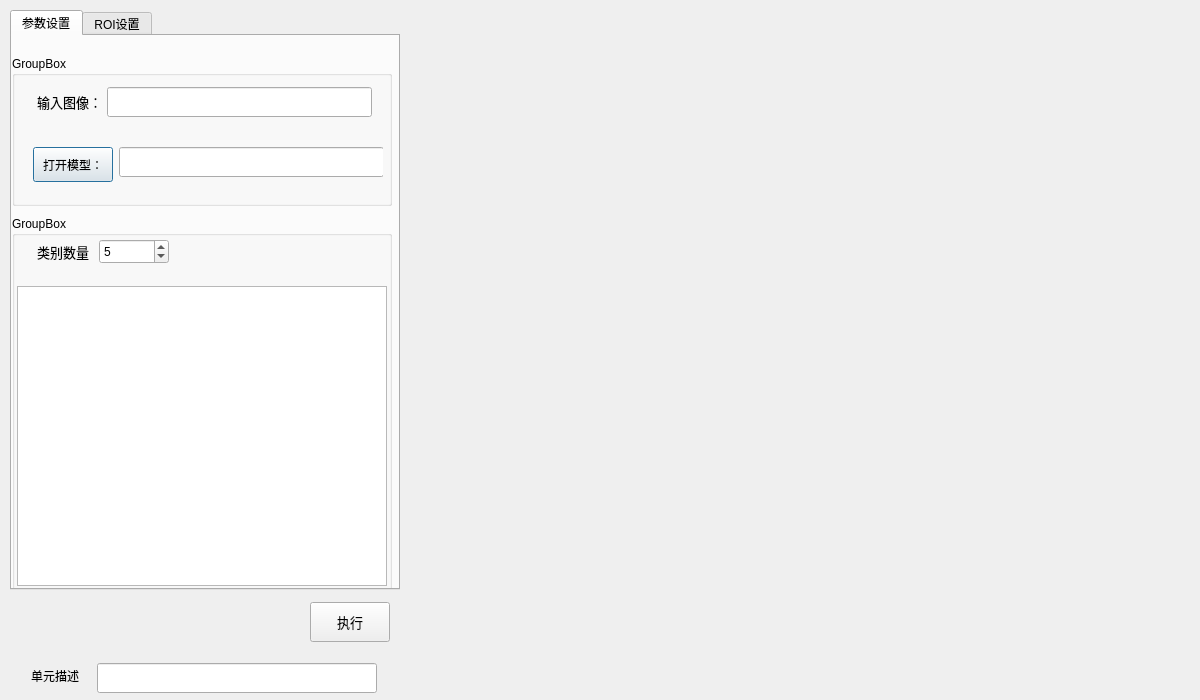
<?xml version="1.0" encoding="UTF-8"?>
<ui version="4.0">
 <class>FramYoloV11SegmentClass</class>
 <widget class="QDialog" name="FramYoloV11SegmentClass">
  <property name="geometry">
   <rect>
    <x>0</x>
    <y>0</y>
    <width>1200</width>
    <height>700</height>
   </rect>
  </property>
  <property name="minimumSize">
   <size>
    <width>1200</width>
    <height>700</height>
   </size>
  </property>
  <property name="maximumSize">
   <size>
    <width>1200</width>
    <height>700</height>
   </size>
  </property>
  <property name="windowTitle">
   <string>FramYoloV11Segment</string>
  </property>
  <widget class="QWidget" name="widgetImageShow" native="true">
   <property name="geometry">
    <rect>
     <x>400</x>
     <y>1</y>
     <width>800</width>
     <height>700</height>
    </rect>
   </property>
   <property name="minimumSize">
    <size>
     <width>800</width>
     <height>700</height>
    </size>
   </property>
   <property name="maximumSize">
    <size>
     <width>800</width>
     <height>700</height>
    </size>
   </property>
  </widget>
  <widget class="QWidget" name="widgetToolSet" native="true">
   <property name="geometry">
    <rect>
     <x>0</x>
     <y>10</y>
     <width>400</width>
     <height>700</height>
    </rect>
   </property>
   <property name="minimumSize">
    <size>
     <width>400</width>
     <height>700</height>
    </size>
   </property>
   <property name="maximumSize">
    <size>
     <width>400</width>
     <height>700</height>
    </size>
   </property>
   <widget class="QTabWidget" name="tabWidget">
    <property name="geometry">
     <rect>
      <x>10</x>
      <y>0</y>
      <width>390</width>
      <height>580</height>
     </rect>
    </property>
    <property name="minimumSize">
     <size>
      <width>390</width>
      <height>580</height>
     </size>
    </property>
    <property name="maximumSize">
     <size>
      <width>390</width>
      <height>580</height>
     </size>
    </property>
    <property name="currentIndex">
     <number>0</number>
    </property>
    <widget class="QWidget" name="widget_2">
     <attribute name="title">
      <string>参数设置</string>
     </attribute>
     <widget class="QGroupBox" name="groupBox_2">
      <property name="geometry">
       <rect>
        <x>0</x>
        <y>20</y>
        <width>380</width>
        <height>150</height>
       </rect>
      </property>
      <property name="minimumSize">
       <size>
        <width>380</width>
        <height>150</height>
       </size>
      </property>
      <property name="maximumSize">
       <size>
        <width>380</width>
        <height>150</height>
       </size>
      </property>
      <property name="title">
       <string>GroupBox</string>
      </property>
      <widget class="QWidget" name="layoutWidget">
       <property name="geometry">
        <rect>
         <x>10</x>
         <y>20</y>
         <width>361</width>
         <height>51</height>
        </rect>
       </property>
       <layout class="QHBoxLayout" name="horizontalLayout">
        <item>
         <spacer name="horizontalSpacer">
          <property name="orientation">
           <enum>Qt::Horizontal</enum>
          </property>
          <property name="sizeHint" stdset="0">
           <size>
            <width>40</width>
            <height>20</height>
           </size>
          </property>
         </spacer>
        </item>
        <item>
         <widget class="QLabel" name="label_4">
          <property name="sizePolicy">
           <sizepolicy hsizetype="Fixed" vsizetype="Fixed">
            <horstretch>0</horstretch>
            <verstretch>0</verstretch>
           </sizepolicy>
          </property>
          <property name="maximumSize">
           <size>
            <width>60</width>
            <height>25</height>
           </size>
          </property>
          <property name="font">
           <font>
            <family>微软雅黑</family>
            <pointsize>10</pointsize>
           </font>
          </property>
          <property name="text">
           <string>输入图像：</string>
          </property>
         </widget>
        </item>
        <item>
         <spacer name="horizontalSpacer_2">
          <property name="orientation">
           <enum>Qt::Horizontal</enum>
          </property>
          <property name="sizeHint" stdset="0">
           <size>
            <width>40</width>
            <height>20</height>
           </size>
          </property>
         </spacer>
        </item>
        <item>
         <widget class="QLineEdit" name="qLineEditNodeSource">
          <property name="sizePolicy">
           <sizepolicy hsizetype="Fixed" vsizetype="Fixed">
            <horstretch>0</horstretch>
            <verstretch>0</verstretch>
           </sizepolicy>
          </property>
          <property name="minimumSize">
           <size>
            <width>265</width>
            <height>30</height>
           </size>
          </property>
          <property name="maximumSize">
           <size>
            <width>265</width>
            <height>30</height>
           </size>
          </property>
         </widget>
        </item>
       </layout>
      </widget>
      <widget class="QWidget" name="layoutWidget_2">
       <property name="geometry">
        <rect>
         <x>10</x>
         <y>80</y>
         <width>361</width>
         <height>51</height>
        </rect>
       </property>
       <layout class="QHBoxLayout" name="horizontalLayout_2">
        <item>
         <spacer name="horizontalSpacer_3">
          <property name="orientation">
           <enum>Qt::Horizontal</enum>
          </property>
          <property name="sizeHint" stdset="0">
           <size>
            <width>40</width>
            <height>20</height>
           </size>
          </property>
         </spacer>
        </item>
        <item>
         <widget class="QPushButton" name="pushButtonOpenModel">
          <property name="minimumSize">
           <size>
            <width>0</width>
            <height>35</height>
           </size>
          </property>
          <property name="text">
           <string>打开模型：</string>
          </property>
         </widget>
        </item>
        <item>
         <spacer name="horizontalSpacer_4">
          <property name="orientation">
           <enum>Qt::Horizontal</enum>
          </property>
          <property name="sizeHint" stdset="0">
           <size>
            <width>40</width>
            <height>20</height>
           </size>
          </property>
         </spacer>
        </item>
        <item>
         <widget class="QLineEdit" name="qLineEditNodeSource_2">
          <property name="sizePolicy">
           <sizepolicy hsizetype="Fixed" vsizetype="Fixed">
            <horstretch>0</horstretch>
            <verstretch>0</verstretch>
           </sizepolicy>
          </property>
          <property name="minimumSize">
           <size>
            <width>265</width>
            <height>30</height>
           </size>
          </property>
          <property name="maximumSize">
           <size>
            <width>265</width>
            <height>30</height>
           </size>
          </property>
         </widget>
        </item>
       </layout>
      </widget>
     </widget>
     <widget class="QGroupBox" name="groupBox_3">
      <property name="geometry">
       <rect>
        <x>0</x>
        <y>180</y>
        <width>380</width>
        <height>390</height>
       </rect>
      </property>
      <property name="minimumSize">
       <size>
        <width>380</width>
        <height>390</height>
       </size>
      </property>
      <property name="maximumSize">
       <size>
        <width>380</width>
        <height>390</height>
       </size>
      </property>
      <property name="title">
       <string>GroupBox</string>
      </property>
      <widget class="QTableView" name="tableView_1">
       <property name="geometry">
        <rect>
         <x>5</x>
         <y>70</y>
         <width>370</width>
         <height>300</height>
        </rect>
       </property>
       <property name="minimumSize">
        <size>
         <width>370</width>
         <height>300</height>
        </size>
       </property>
       <property name="maximumSize">
        <size>
         <width>370</width>
         <height>300</height>
        </size>
       </property>
       <property name="font">
        <font>
         <pointsize>11</pointsize>
         <weight>50</weight>
         <bold>false</bold>
        </font>
       </property>
       <attribute name="horizontalHeaderDefaultSectionSize">
        <number>150</number>
       </attribute>
       <attribute name="verticalHeaderVisible">
        <bool>false</bool>
       </attribute>
      </widget>
      <widget class="QWidget" name="layoutWidget_3">
       <property name="geometry">
        <rect>
         <x>10</x>
         <y>10</y>
         <width>361</width>
         <height>51</height>
        </rect>
       </property>
       <layout class="QHBoxLayout" name="horizontalLayout_4">
        <item>
         <widget class="QLabel" name="label">
          <property name="minimumSize">
           <size>
            <width>60</width>
            <height>30</height>
           </size>
          </property>
          <property name="maximumSize">
           <size>
            <width>60</width>
            <height>30</height>
           </size>
          </property>
          <property name="font">
           <font>
            <family>微软雅黑</family>
            <pointsize>10</pointsize>
           </font>
          </property>
          <property name="layoutDirection">
           <enum>Qt::LeftToRight</enum>
          </property>
          <property name="text">
           <string>类别数量</string>
          </property>
          <property name="alignment">
           <set>Qt::AlignCenter</set>
          </property>
         </widget>
        </item>
        <item>
         <widget class="QSpinBox" name="spinBoxClassNum">
          <property name="minimumSize">
           <size>
            <width>70</width>
            <height>25</height>
           </size>
          </property>
          <property name="maximumSize">
           <size>
            <width>70</width>
            <height>25</height>
           </size>
          </property>
          <property name="value">
           <number>5</number>
          </property>
         </widget>
        </item>
        <item>
         <spacer name="horizontalSpacer_5">
          <property name="orientation">
           <enum>Qt::Horizontal</enum>
          </property>
          <property name="sizeHint" stdset="0">
           <size>
            <width>40</width>
            <height>20</height>
           </size>
          </property>
         </spacer>
        </item>
       </layout>
      </widget>
     </widget>
    </widget>
    <widget class="QWidget" name="tab_2">
     <attribute name="title">
      <string>ROI设置</string>
     </attribute>
    </widget>
   </widget>
   <widget class="QWidget" name="widget" native="true">
    <property name="geometry">
     <rect>
      <x>10</x>
      <y>592</y>
      <width>380</width>
      <height>100</height>
     </rect>
    </property>
    <property name="minimumSize">
     <size>
      <width>380</width>
      <height>100</height>
     </size>
    </property>
    <property name="maximumSize">
     <size>
      <width>380</width>
      <height>100</height>
     </size>
    </property>
    <widget class="QWidget" name="horizontalLayoutWidget_2">
     <property name="geometry">
      <rect>
       <x>10</x>
       <y>50</y>
       <width>361</width>
       <height>41</height>
      </rect>
     </property>
     <layout class="QHBoxLayout" name="horizontalLayout_3">
      <item>
       <widget class="QLabel" name="label_3">
        <property name="sizePolicy">
         <sizepolicy hsizetype="Fixed" vsizetype="Fixed">
          <horstretch>0</horstretch>
          <verstretch>0</verstretch>
         </sizepolicy>
        </property>
        <property name="minimumSize">
         <size>
          <width>60</width>
          <height>25</height>
         </size>
        </property>
        <property name="maximumSize">
         <size>
          <width>60</width>
          <height>25</height>
         </size>
        </property>
        <property name="text">
         <string>单元描述</string>
        </property>
       </widget>
      </item>
      <item>
       <widget class="QLineEdit" name="txtDescribe">
        <property name="sizePolicy">
         <sizepolicy hsizetype="Fixed" vsizetype="Fixed">
          <horstretch>0</horstretch>
          <verstretch>0</verstretch>
         </sizepolicy>
        </property>
        <property name="minimumSize">
         <size>
          <width>280</width>
          <height>30</height>
         </size>
        </property>
        <property name="maximumSize">
         <size>
          <width>280</width>
          <height>30</height>
         </size>
        </property>
        <property name="font">
         <font>
          <family>微软雅黑</family>
          <pointsize>10</pointsize>
         </font>
        </property>
       </widget>
      </item>
     </layout>
    </widget>
    <widget class="QPushButton" name="pushButtonExecute">
     <property name="geometry">
      <rect>
       <x>300</x>
       <y>0</y>
       <width>80</width>
       <height>40</height>
      </rect>
     </property>
     <property name="minimumSize">
      <size>
       <width>80</width>
       <height>40</height>
      </size>
     </property>
     <property name="maximumSize">
      <size>
       <width>80</width>
       <height>40</height>
      </size>
     </property>
     <property name="font">
      <font>
       <family>微软雅黑</family>
       <pointsize>10</pointsize>
      </font>
     </property>
     <property name="text">
      <string>执行</string>
     </property>
    </widget>
   </widget>
  </widget>
 </widget>
 <layoutdefault spacing="6" margin="11"/>
 <resources>
  <include location="FramYoloV11Segment.qrc"/>
 </resources>
 <connections/>
</ui>
